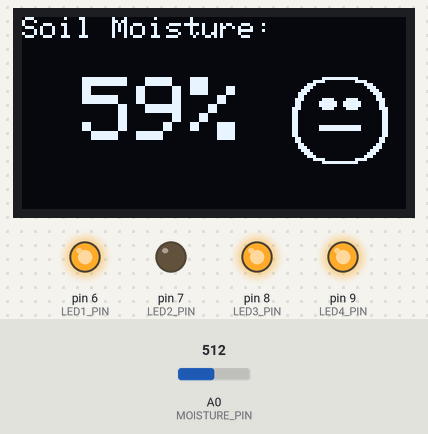
The sketch below on a simulated Arduino Uno, built with avr-gcc and run on an emulated ATmega328P. Parts: 128×64 one-colour display, output pins drawn as LEDs (lit = HIGH). The inputs (shaded band) are chosen by the test bench; at power-on: A0 (MOISTURE_PIN) = 512.

Above: at 1.9 s.
2.0 s: A0 (MOISTURE_PIN) set to 537
At 3.4 s:
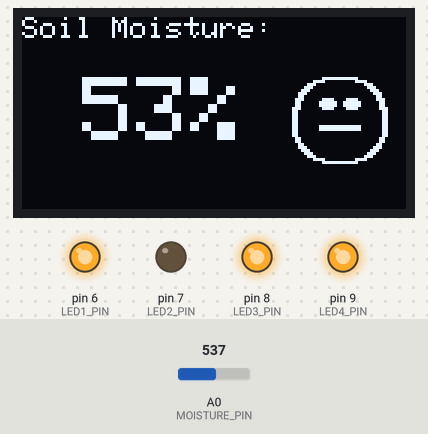
3.7 s: A0 (MOISTURE_PIN) set to 564
At 5.0 s:
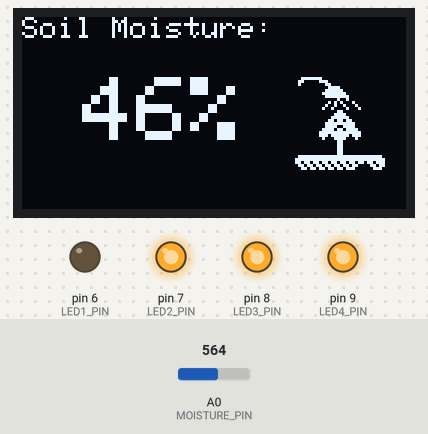
5.9 s: A0 (MOISTURE_PIN) set to 306
At 7.8 s:
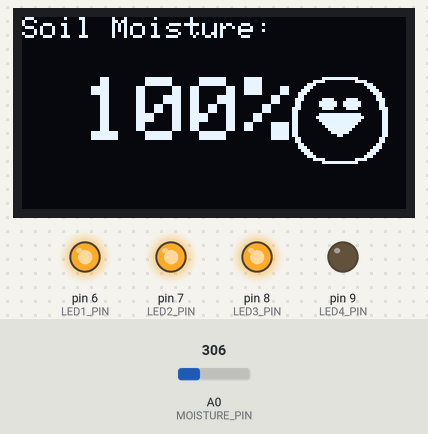
8.1 s: A0 (MOISTURE_PIN) set to 419
At 9.3 s:
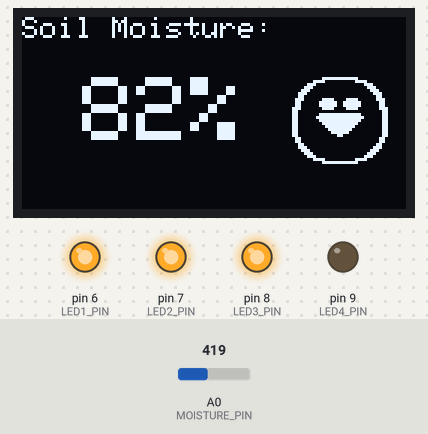
10.2 s: A0 (MOISTURE_PIN) set to 441
At 12.1 s:
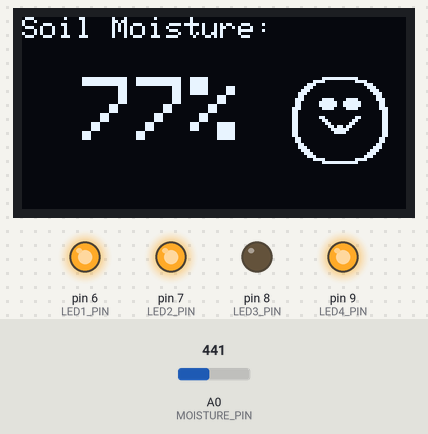
12.4 s: A0 (MOISTURE_PIN) set to 457
At 13.6 s:
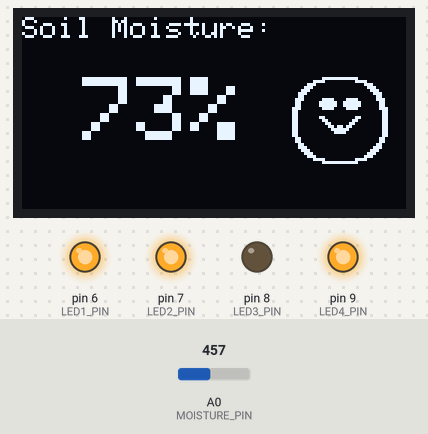
14.5 s: A0 (MOISTURE_PIN) set to 487
Timing chart, 0 to 17.5 s (numbered marks = the images above; inputs shaded):
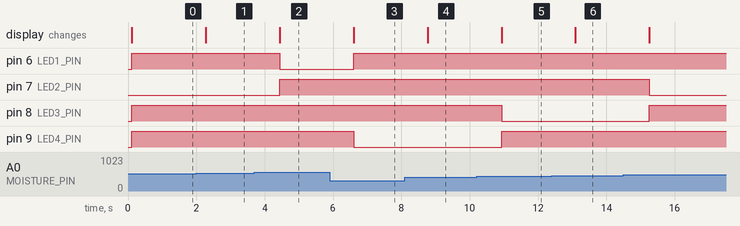

Measured:
- the behaviour switches between 550 and 551 on A0 (MOISTURE_PIN) (found by bisection; images 1 and 2)
- the behaviour switches between 430 and 431 on A0 (MOISTURE_PIN) (found by bisection; images 4 and 5)
- after the input at 2.0 s, the display: changes after 0.28 s (image 1)
- after the input at 3.7 s, pin 6 (LED1_PIN): HIGH → LOW after 0.74 s; pin 7 (LED2_PIN): LOW → HIGH after 0.74 s; the display: changes after 0.74 s (image 2)
- after the input at 5.9 s, pin 6 (LED1_PIN): LOW → HIGH after 0.70 s; pin 9 (LED4_PIN): HIGH → LOW after 0.70 s; the display: changes after 0.70 s (image 3)
- after the input at 8.1 s, the display: changes after 0.67 s (image 4)
- after the input at 10.2 s, pin 8 (LED3_PIN): HIGH → LOW after 0.73 s; pin 9 (LED4_PIN): LOW → HIGH after 0.73 s; the display: changes after 0.73 s (image 5)
- after the input at 12.4 s, the display: changes after 0.69 s (image 6)
- after the input at 14.5 s, pin 7 (LED2_PIN): HIGH → LOW after 0.76 s; pin 8 (LED3_PIN): LOW → HIGH after 0.76 s

The sketch:

PT_Project.ino
```cpp
#include <Wire.h>
#include <Adafruit_GFX.h>
#include <Adafruit_SSD1306.h>
#include "icon.h"
#define SCREEN_WIDTH 128
#define SCREEN_HEIGHT 64
#define OLED_RESET -1
Adafruit_SSD1306 display(SCREEN_WIDTH, SCREEN_HEIGHT, &Wire, OLED_RESET);

#define MOISTURE_PIN A0
#define BUZZER_PIN 10
#define LED1_PIN 6
#define LED2_PIN 7
#define LED3_PIN 8
#define LED4_PIN 9

int AirValue = 750;
int WaterValue = 350;

void setup() {
  Serial.begin(9600);

  pinMode(BUZZER_PIN, OUTPUT);
  pinMode(LED1_PIN, OUTPUT);
  pinMode(LED2_PIN, OUTPUT);
  pinMode(LED3_PIN, OUTPUT);
  pinMode(LED4_PIN, OUTPUT);

  if(!display.begin(SSD1306_SWITCHCAPVCC, 0x3C)) {
    Serial.println(F("SSD1306 allocation failed"));
    for(;;);
  }
  display.clearDisplay();
  display.setTextColor(SSD1306_WHITE);
}

void loop() {
  int sensorValue = analogRead(MOISTURE_PIN);
  int moisturePercent = map(sensorValue, AirValue, WaterValue, 0, 100);
  display.display();

  if(moisturePercent > 100) moisturePercent = 100;
  if(moisturePercent < 0) moisturePercent = 0;
  display.display();

  if(moisturePercent < 50)
  {
    display.clearDisplay();
    display.setTextSize(1);
    display.setCursor(0, 0);display.println(F("Soil Moisture:"));
    display.setTextSize(3);
    display.setCursor(20, 20);
    display.print(moisturePercent);
    display.println(F("%"));
    display.drawBitmap(90, 20,plant_, 32, 32, SSD1306_WHITE);
    display.display();
  }
  else if(moisturePercent >= 50 && moisturePercent < 70)
  {
    display.clearDisplay();
    display.setTextSize(1);
    display.setCursor(0, 0);display.println(F("Soil Moisture:"));
    display.setTextSize(3);
    display.setCursor(20, 20);
    display.print(moisturePercent);
    display.println(F("%"));
    display.drawBitmap(90, 20,face_A, 32, 32, SSD1306_WHITE);
    display.display();
  }
  else if(moisturePercent >= 70 && moisturePercent < 80)
  {
    display.clearDisplay();
    display.setTextSize(1);
    display.setCursor(0, 0);display.println(F("Soil Moisture:"));
    display.setTextSize(3);
    display.setCursor(20, 20);
    display.print(moisturePercent);
    display.println(F("%"));
    display.drawBitmap(90, 20,face_B, 32, 32, SSD1306_WHITE);
    display.display();
  }
  else if(moisturePercent >= 80)
  {
    display.clearDisplay();
    display.setTextSize(1);
    display.setCursor(0, 0);display.println(F("Soil Moisture:"));
    display.setTextSize(3);
    display.setCursor(20, 20);
    display.print(moisturePercent);
    display.println(F("%"));
    display.drawBitmap(90, 20,face_C, 32, 32, SSD1306_WHITE);
    display.display();
  }

  digitalWrite(LED4_PIN, moisturePercent >= 80 ? LOW : HIGH);
  digitalWrite(LED3_PIN, moisturePercent >= 70 && moisturePercent < 80 ? LOW : HIGH);
  digitalWrite(LED2_PIN, moisturePercent >= 50 && moisturePercent < 70 ? LOW : HIGH);
  digitalWrite(LED1_PIN, moisturePercent < 50 ? LOW : HIGH);


  if(moisturePercent <=40 ) {
    tone(BUZZER_PIN, 2000);
    delay(1500);
    noTone(BUZZER_PIN);
    delay(800);
  } else {
    noTone(BUZZER_PIN);
    delay(1000);
  }
}
```

icon.h
```cpp
#ifndef ICONS_H
#define ICONS_H

#include <Arduino.h>
#include <avr/pgmspace.h>

static const unsigned char PROGMEM plant_[] = {
0x1f, 0xc0, 0x00, 0x00, //   ########
  0x30, 0x70, 0x00, 0x00, //  ##     ###
  0x20, 0x18, 0x00, 0x00, //  #        ##
  0x00, 0x0f, 0x00, 0x00, //           ####
  0x00, 0x1f, 0x80, 0x00, //          ######
  0x00, 0x3f, 0xc0, 0x00, //         ########
  0x00, 0x1f, 0xe0, 0x00, //          #######
  0x00, 0x01, 0x20, 0x00, //            #  #
  0x00, 0x0a, 0x88, 0x00, //           # #  # #
  0x00, 0x12, 0x44, 0x00, //          #  #   # #
  0x00, 0x24, 0x22, 0x00, //         #  #   #  #
  0x00, 0x01, 0x80, 0x00, //            ##
  0x00, 0x03, 0xc0, 0x00, //           ####
  0x00, 0x07, 0xe0, 0x00, //          ######
  0x00, 0x0d, 0xb0, 0x00, //          ## ## ##
  0x00, 0x1f, 0xf8, 0x00, //         ##########
  0x00, 0x1e, 0x78, 0x00, //         ####  ####
  0x00, 0x3d, 0xbc, 0x00, //        ## ##  ## ##
  0x00, 0x7f, 0xfe, 0x00, //       ############
  0x00, 0x77, 0xee, 0x00, //       ### ###### ###
  0x00, 0x23, 0xc4, 0x00, //        #  ####  #
  0x00, 0x01, 0x80, 0x00, //            ##
  0x00, 0x01, 0x80, 0x00, //            ##
  0x00, 0x01, 0x80, 0x00, //            ##
  0x00, 0x01, 0x80, 0x00, //            ##
  0x00, 0x01, 0x80, 0x00, //            ##
  0x3f, 0xff, 0xff, 0xfc, //  ##############################
  0x7f, 0xff, 0xff, 0xfe, // ################################
  0x6d, 0xb6, 0xdb, 0x6e, // ## ## ## ## ## ## ## ## ## ##
  0x36, 0xdb, 0x6c, 0x36, //  ## ## ## ## ## ## ## ## ##
  0x1b, 0x6d, 0xb8, 0x1c, //   ## ## ## ## ## ## ## ##
  0x00, 0x00, 0x00, 0x00
};

static const unsigned char PROGMEM face_A []= {
  0x00, 0x3f, 0xfc, 0x00, //        ##############
  0x01, 0xe0, 0x07, 0x80, //      #####        #####
  0x07, 0x00, 0x00, 0xe0, //    ###                ###
  0x0e, 0x00, 0x00, 0x70, //   ###                  ###
  0x1c, 0x00, 0x00, 0x38, //  ###                    ###
  0x38, 0x00, 0x00, 0x1c, // ###                      ###
  0x30, 0x00, 0x00, 0x0c, // ##                        ##
  0x70, 0x3c, 0x3c, 0x0e, // #      ####    ####      #
  0x60, 0x7e, 0x7e, 0x06, // #     ######  ######     #
  0x60, 0x7e, 0x7e, 0x06, // #     ######  ######     #
  0xe0, 0x3c, 0x3c, 0x07, // #      ####    ####      #
  0xc0, 0x00, 0x00, 0x03, // #                        #
  0xc0, 0x00, 0x00, 0x03, // #                        #
  0xc0, 0x00, 0x00, 0x03, // #                        #
  0xc0, 0x00, 0x00, 0x03, // #                        #
  0xc0, 0x00, 0x00, 0x03, // #                        #
  0xc0, 0x7f, 0xfe, 0x03, // #    ################    #
  0xc0, 0x7f, 0xfe, 0x03, // #    ################    #
  0xc0, 0x00, 0x00, 0x03, // #                        #
  0xc0, 0x00, 0x00, 0x03, // #                        #
  0x60, 0x00, 0x00, 0x06, // #                        #
  0x60, 0x00, 0x00, 0x06, // #                        #
  0x30, 0x00, 0x00, 0x0c, // ##                        ##
  0x38, 0x00, 0x00, 0x1c, // ###                      ###
  0x1c, 0x00, 0x00, 0x38, //  ###                    ###
  0x0e, 0x00, 0x00, 0x70, //   ###                  ###
  0x07, 0x00, 0x00, 0xe0, //    ###                ###
  0x01, 0xe0, 0x07, 0x80, //      #####        #####
  0x00, 0x3f, 0xfc, 0x00, //        ##############
  0x00, 0x00, 0x00, 0x00,
  0x00, 0x00, 0x00, 0x00,
  0x00, 0x00, 0x00, 0x00
};

static const unsigned char PROGMEM face_B[] = {
  0x00, 0x3f, 0xfc, 0x00, //        ##############
  0x01, 0xe0, 0x07, 0x80, //      #####        #####
  0x07, 0x00, 0x00, 0xe0, //    ###                ###
  0x0e, 0x00, 0x00, 0x70, //   ###                  ###
  0x1c, 0x00, 0x00, 0x38, //  ###                    ###
  0x38, 0x00, 0x00, 0x1c, // ###                      ###
  0x30, 0x00, 0x00, 0x0c, // ##                        ##
  0x70, 0x3c, 0x3c, 0x0e, // #      ####    ####      #
  0x60, 0x7e, 0x7e, 0x06, // #     ######  ######     #
  0x60, 0x7e, 0x7e, 0x06, // #     ######  ######     #
  0xe0, 0x3c, 0x3c, 0x07, // #      ####    ####      #
  0xc0, 0x00, 0x00, 0x03, // #                        #
  0xc0, 0x00, 0x00, 0x03, // #                        #
  0xc0, 0x60, 0x06, 0x03, // #     ##          ##     #
  0xc0, 0x30, 0x0c, 0x03, // #    ##            ##    #
  0xc0, 0x18, 0x18, 0x03, // #   ##              ##   #
  0xc0, 0x0d, 0xb0, 0x03, // #  ##  ##        ##  ##  #
  0xc0, 0x07, 0xe0, 0x03, // #    ############    #
  0xc0, 0x03, 0xc0, 0x03, // #     ##########     #
  0xc0, 0x00, 0x00, 0x03, // #                        #
  0x60, 0x00, 0x00, 0x06, // #                        #
  0x60, 0x00, 0x00, 0x06, // #                        #
  0x30, 0x00, 0x00, 0x0c, // ##                        ##
  0x38, 0x00, 0x00, 0x1c, // ###                      ###
  0x1c, 0x00, 0x00, 0x38, //  ###                    ###
  0x0e, 0x00, 0x00, 0x70, //   ###                  ###
  0x07, 0x00, 0x00, 0xe0, //    ###                ###
  0x01, 0xe0, 0x07, 0x80, //      #####        #####
  0x00, 0x3f, 0xfc, 0x00, //        ##############
  0x00, 0x00, 0x00, 0x00,
  0x00, 0x00, 0x00, 0x00,
  0x00, 0x00, 0x00, 0x00
};


static const unsigned char PROGMEM face_C[] = {
  0x00, 0x3f, 0xfc, 0x00, //        ##############
  0x01, 0xe0, 0x07, 0x80, //      #####        #####
  0x07, 0x00, 0x00, 0xe0, //    ###                ###
  0x0e, 0x00, 0x00, 0x70, //   ###                  ###
  0x1c, 0x00, 0x00, 0x38, //  ###                    ###
  0x38, 0x00, 0x00, 0x1c, // ###                      ###
  0x30, 0x00, 0x00, 0x0c, // ##                        ##
  0x70, 0x3c, 0x3c, 0x0e, // #      ####    ####      #
  0x60, 0x7e, 0x7e, 0x06, // #     ######  ######     #
  0x60, 0x7e, 0x7e, 0x06, // #     ######  ######     #
  0xe0, 0x3c, 0x3c, 0x07, // #      ####    ####      #
  0xc0, 0x00, 0x00, 0x03, // #                        #
  0xc0, 0x7f, 0xfe, 0x03, // #    ################    #
  0xc0, 0xff, 0xff, 0x03, // #   ##################   #
  0xc0, 0x7f, 0xfe, 0x03, // #   ##################   #
  0xc0, 0x3f, 0xfc, 0x03, // #    ################    #
  0xc0, 0x1f, 0xf8, 0x03, // #     ##############     #
  0xc0, 0x0f, 0xf0, 0x03, // #      ############      #
  0xc0, 0x07, 0xe0, 0x03, // #       ##########       #
  0xc0, 0x01, 0x80, 0x03, // #         ######         #
  0x60, 0x00, 0x00, 0x06, // #                        #
  0x60, 0x00, 0x00, 0x06, // #                        #
  0x30, 0x00, 0x00, 0x0c, // ##                        ##
  0x38, 0x00, 0x00, 0x1c, // ###                      ###
  0x1c, 0x00, 0x00, 0x38, //  ###                    ###
  0x0e, 0x00, 0x00, 0x70, //   ###                  ###
  0x07, 0x00, 0x00, 0xe0, //    ###                ###
  0x01, 0xe0, 0x07, 0x80, //      #####        #####
  0x00, 0x3f, 0xfc, 0x00, //        ##############
  0x00, 0x00, 0x00, 0x00,
  0x00, 0x00, 0x00, 0x00,
  0x00, 0x00, 0x00, 0x00
};


#endif
```
